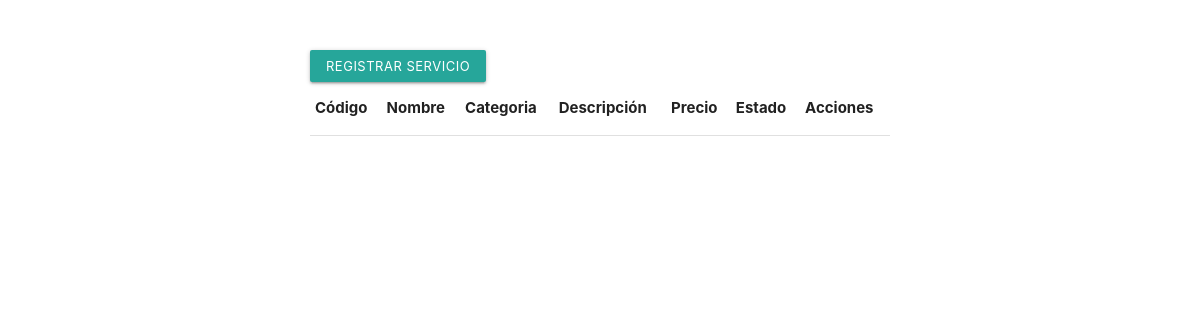
Page /vista/ListarServicio.php on the earlier database version.
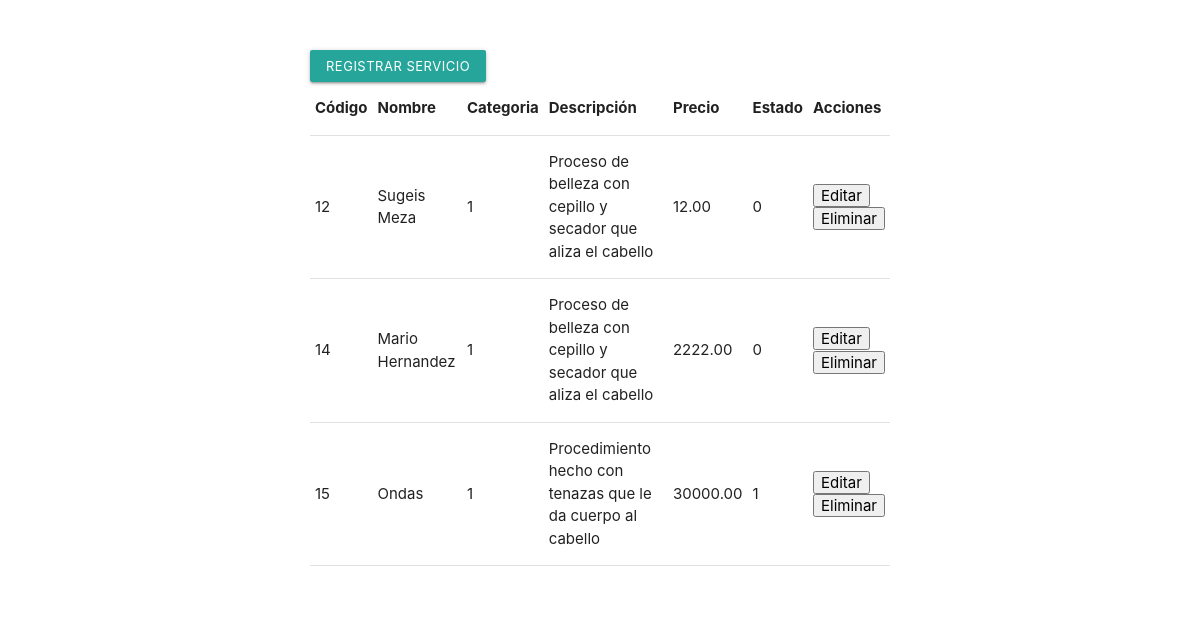
Same page on the later database version.
### tables this page shows
CREATE TABLE `servicios` (
  `servicio_id` int(11) NOT NULL,
  `nombre` varchar(20) NOT NULL,
  `categoria_id` int(11) NOT NULL,
  `descripcion` text NOT NULL,
  `precio` double(7,2) NOT NULL,
  `estado` tinyint(1) NOT NULL
);

### modelo/CrudServicio.php (called while the page is built, shortened)
<?php
class CrudServicio{
    public function listarServicios(){
        $Db = Db::Conectar();
        $sql = $Db->query('SELECT * FROM servicios');
        $sql->execute();
        return $sql->fetchAll();
    }
}
?>

### controlador/ServicioControlador.php (called while the page is built, shortened)
<?php
require_once('modelo/CrudServicio.php');
class ServicioControlador{
    public function listarServicios(){
        $crudServicio = new CrudServicio();
        return $crudServicio->listarServicios();
    }
}
?>

### vista/ListarServicio.php (the view, shortened to what this page needs)
<?php
require_once('controlador/ServicioControlador.php');
$controladorPedido = new ServicioControlador();
$listaServicio = $controladorPedido->listarServicios();
?>
<!DOCTYPE html>
<html lang="en">
<head>
    <link rel="stylesheet" href="https://cdnjs.cloudflare.com/ajax/libs/materialize/1.0.0/css/materialize.min.css">
    <link rel="stylesheet" href="../css/style.css">
</head>
<body>
<div class="container">
    <div class="row">
        <a class="waves-effect waves-light btn-small" href="Index.php?c=Servicio&accion=registrar">Registrar Servicio</a>
        <table class="highlight">
            <thead>
            <tr>
                <th>Código</th>
                <th>Nombre</th>
                <th>Categoria</th>
                <th>Descripción</th>
                <th>Precio</th>
                <th>Estado</th>
                <th>Acciones</th>
            </tr>
            </thead>
            <tbody>
            <?php
            foreach($listaServicio as $servicio){
                ?>
                <tr>
                    <td>
                        <?php echo $servicio['servicio_id']; ?>
                    </td>
                    <td>
                        <?php echo $servicio['nombre']; ?>
                    </td>
                    <td>
                        <?php echo $servicio['categoria_id']; ?>
                    </td>
                    <td>
                        <?php echo $servicio['descripcion']; ?>
                    </td>
                    <td>
                        <?php echo $servicio['precio']; ?>
                    </td>
                    <td>
                        <?php echo $servicio['estado']; ?>
                    </td>
                    <td>
                        <form name="frmEditar" id="frmEditar" action="Index.php?c=Servicio&accion=editar" method="POST">
                            <button type="submit">Editar</button>
                        </form>
                        <form name="frmEliminar" id="frmEliminar<?php echo $servicio['servicio_id']?>" action="Index.php?c=Servicio&accion=eliminar" method="POST">
                            <button type="submit" onclick="eliminarServicio(<?php echo $servicio['servicio_id']; ?>)">Eliminar</button>
                        </form>
                    </td>
                </tr>
                <?php
            }
            ?>
            </tbody>
        </table>
    </div>
</div>
</body>
</html>

### css/style.css (style rules this page uses)
.container { margin-top: 40px; margin-bottom: 40px; background: #FFFFFF; width: 50%; align-items:center; justify-content: center; padding:10px 10px 10px 10px; border-radius: 10px; }

Differences in the rows shown:
added servicios: servicio_id "12", nombre "Sugeis Meza", categoria "1", descripcion "Proceso de belleza con cepillo y secador que aliza el cabello", precio "12.00", estado "0"
added servicios: servicio_id "14", nombre "Mario Hernandez", categoria "1", descripcion "Proceso de belleza con cepillo y secador que aliza el cabello", precio "2222.00", estado "0"
added servicios: servicio_id "15", nombre "Ondas", categoria "1", descripcion "Procedimiento hecho con tenazas que le da cuerpo al cabello", precio "30000.00", estado "1"
